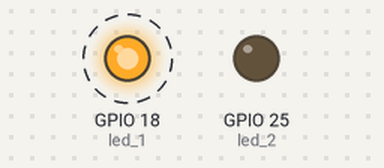
A program run on a simulated Raspberry Pi (BCM pin numbers). Shown: output pins drawn as LEDs (lit = HIGH). Dashed ring = blinking.

Above: at 0.1 s.
At 20.5 s:
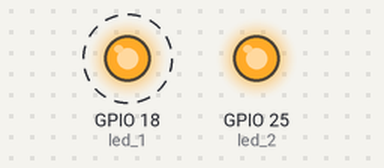
Timing chart, 0 to 21.3 s (numbered marks = the images above):
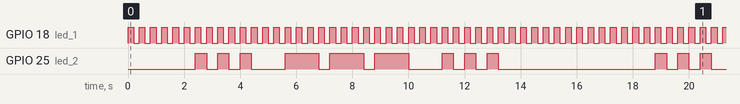

The program:

Digitalout1.py
```python
import RPi.GPIO as GPIO
import time
led_1 = 18
led_2 = 25
GPIO.setmode(GPIO.BCM)
GPIO.setwarnings(False)
GPIO.setup(led_1,GPIO.OUT)
GPIO.setup(led_2,GPIO.OUT)

def case_1(port1,port2,delay):
    GPIO.output(port2,False)
    GPIO.output(port1,True)
    time.sleep(delay)
    GPIO.output(port1,False)
    time.sleep(delay)

def case_2(port1,port2,delay):
    GPIO.output(port2,True)
    GPIO.output(port1,True)
    time.sleep(delay)
    GPIO.output(port1,False)
    time.sleep(delay)

def case_3(port1,port2,delay):
    GPIO.output(port1,True)
    GPIO.output(port2,True)
    time.sleep(delay)
    GPIO.output(port1,False)
    GPIO.output(port2,False)
    time.sleep(delay)

def send_S(port1,port2,delay):
    case_2(port1,port2,delay)
    case_1(port1,port2,delay)
    case_2(port1,port2,delay)
    case_1(port1,port2,delay)
    case_2(port1,port2,delay)
    case_1(port1,port2,delay)
    case_1(port1,port2,delay)
    case_1(port1,port2,delay)

def send_O(port1,port2,delay):
    case_2(port1,port2,delay)
    case_2(port1,port2,delay)
    case_2(port1,port2,delay)
    case_1(port1,port2,delay)
    case_2(port1,port2,delay)
    case_2(port1,port2,delay)
    case_2(port1,port2,delay)
    case_1(port1,port2,delay)
    case_2(port1,port2,delay)
    case_2(port1,port2,delay)
    case_2(port1,port2,delay)
    case_1(port1,port2,delay)
    case_1(port1,port2,delay)
    case_1(port1,port2,delay)

for i in range(0,10):

    case_1(led_1,led_2,0.2)
    case_1(led_1,led_2,0.2)
    case_1(led_1,led_2,0.2)
    case_1(led_1,led_2,0.2)
    case_1(led_1,led_2,0.2)
    case_1(led_1,led_2,0.2)

    send_S(led_1,led_2,0.2)
    send_O(led_1,led_2,0.2)
    send_S(led_1,led_2,0.2)

    case_1(led_1,led_2,0.2)
    case_1(led_1,led_2,0.2)
    case_1(led_1,led_2,0.2)
    case_1(led_1,led_2,0.2)
    case_1(led_1,led_2,0.2)
```

Measured:
- by itself, GPIO 18 (led_1): alternates HIGH for 0.20 s and LOW for 0.20 s
- by itself, GPIO 25 (led_2): repeats every 16.4 s: 2 × (LOW 0.40 s, HIGH 0.40 s), LOW 1.2 s, 2 × (HIGH 1.2 s, LOW 0.40 s), HIGH 1.2 s, LOW 1.2 s, 2 × (HIGH 0.40 s, LOW 0.40 s), HIGH 0.40 s, LOW 5.6 s, HIGH 0.40 s
- by itself, everything shown: repeats every 16.4 s, in 82 steps
